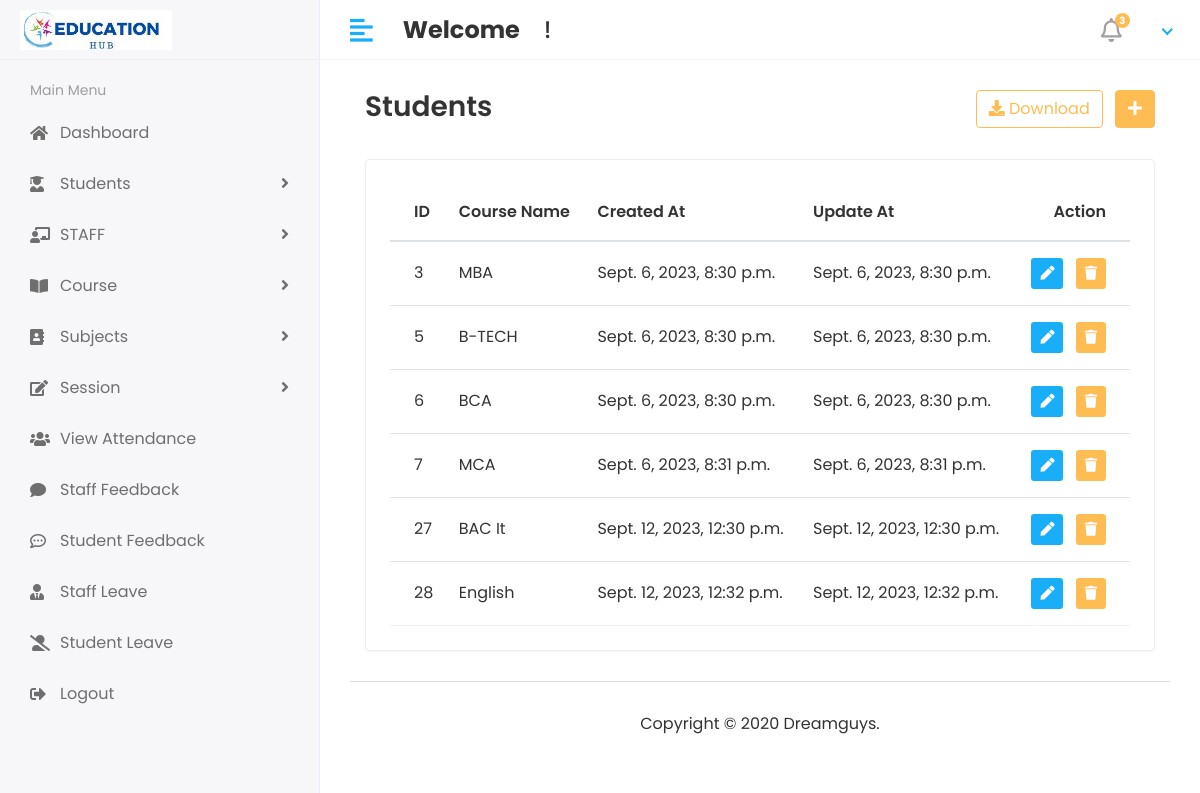
/view_course, run on the app's committed database.
### studentapp/models.py (models this page shows, shortened)
class Course(models.Model):
    course_name=models.CharField(max_length=100)
    created_at=models.DateTimeField(auto_now_add=True)
    update_at=models.DateTimeField(auto_now_add=True)

### studentmagmentsystem/Hod_views.py (the view)
# urls.py: path('view_course',Hod_views.view_course,name='view_course'),
def view_course(request):
    course=Course.objects.all()
    context={
        'course':course
    }
    return render (request,'hod/view_course.html',context)

### templates/hod/view_course.html (shortened to what this page needs)
{% extends 'base.html'%}
{%block content%}
{%load static%}
<div class="content container-fluid">
   <div class="page-header">
      <div class="row align-items-center">
         <div class="col">
            <h3 class="page-title">Students</h3>
         </div>
         <div class="col-auto text-right float-right ml-auto">
            <a href="#" class="btn btn-outline-primary mr-2"><i class="fas fa-download"></i> Download</a>
            <a href="add-student.html" class="btn btn-primary"><i class="fas fa-plus"></i></a>
         </div>
      </div>
   </div>
   <div class="row">
      <div class="col-sm-12">
         <div class="card card-table">
            <div class="card-body">
               <div class="table-responsive">
                  <table class="table table-hover table-center mb-0 datatable">
                     <thead>
                        <tr>
                           <th>ID</th>
                           <th>Course Name</th>
                           <th>Created At</th>
                           <th>Update At</th>
                           <th class="text-right">Action</th>
                        </tr>
                     </thead>
                     <tbody>
                        {%for c in course %}
                        <tr>
                           <td>{{c.id}}</td>
                           <td>{{c.course_name}}</td>
                           <td>{{c.created_at}}</td>
                           <td>{{c.update_at}}</td>
                           <td class="text-right">
                              <div class="actions">
                                 <a href="/edit_course/{{c.pk}}" class="btn btn-sm bg-success-light mr-2">
                                    <i class="fas fa-pen"></i>
                                 </a>
                                 <a href="" class="btn btn-sm bg-danger-light">
                                    <i class="fas fa-trash"></i>
                                 </a>
                              </div>
                           </td>
                        </tr>
                        {%endfor%}
                     </tbody>
                  </table>
               </div>
            </div>
         </div>
      </div>
   </div>
</div>
{%endblock%}

### static/css/style.css (style rules this page uses)
html { height: 100%; }
body { background-color: #fff; color: #333; font-family: 'Poppins', sans-serif; font-size: 1rem; height: 100%; line-height: 1.5; overflow-x: hidden; }
h1, h2, h3, h4, h5, h6 { font-family: 'Poppins', sans-serif; margin-top: 0; }
a { color: #009ce7; }
input, button, a { transition: all 0.4s ease; -moz-transition: all 0.4s ease; -o-transition: all 0.4s ease; -ms-transition: all 0.4s ease; -webkit-transition: all 0.4s ease; }
.table { color: #333; max-width: 100%; margin-bottom: 0; width: 100%; }
.table thead tr th { font-weight: 600; }
.table tbody tr { border-bottom: 1px solid rgba(0, 0, 0, 0.05); }
.table.table-center td, .table.table-center th { vertical-align: middle; }
.card-table .card-body .table > thead > tr > th { border-top: 0; }
.card-table .card-body .table tr td:first-child, .card-table .card-body .table tr th:first-child { padding-left: 1.5rem; }
.card-table .card-body .table tr td:last-child, .card-table .card-body .table tr th:last-child { padding-right: 1.5rem; }
.card-table .table td, .card-table .table th { border-top: 1px solid #e2e5e8; padding: 1rem 0.75rem; white-space: nowrap; }
.btn-primary { background-color: #FFBC53; border: 1px solid #FFBC53; }
.btn-outline-primary { color: #FFBC53; border-color: #FFBC53; }
.card { border: 1px solid #ececf5; box-shadow: 0 1px 3px 0 rgba(0, 0, 0, 0.03); margin-bottom: 1.875rem; }
.card-body { padding: 1.5rem; }
.bg-danger-light { background-color:#FFBC53 !important; color:#fff !important; }
.bg-success-light { background-color: #18aefa; color: #fff; }
.page-header { margin-bottom: 1.875rem; }
.page-title { font-size: 28px; font-weight: 600; color: #333; margin-bottom: 5px; }

### data on the page
Course: id "3", course_name "MBA", created_at "Sept. 6, 2023, 8:30 p.m.", update_at "Sept. 6, 2023, 8:30 p.m."
Course: id "5", course_name "B-TECH", created_at "Sept. 6, 2023, 8:30 p.m.", update_at "Sept. 6, 2023, 8:30 p.m."
Course: id "6", course_name "BCA", created_at "Sept. 6, 2023, 8:30 p.m.", update_at "Sept. 6, 2023, 8:30 p.m."
Course: id "7", course_name "MCA", created_at "Sept. 6, 2023, 8:31 p.m.", update_at "Sept. 6, 2023, 8:31 p.m."
Course: id "27", course_name "BAC It", created_at "Sept. 12, 2023, 12:30 p.m.", update_at "Sept. 12, 2023, 12:30 p.m."
Course: id "28", course_name "English", created_at "Sept. 12, 2023, 12:32 p.m.", update_at "Sept. 12, 2023, 12:32 p.m."
